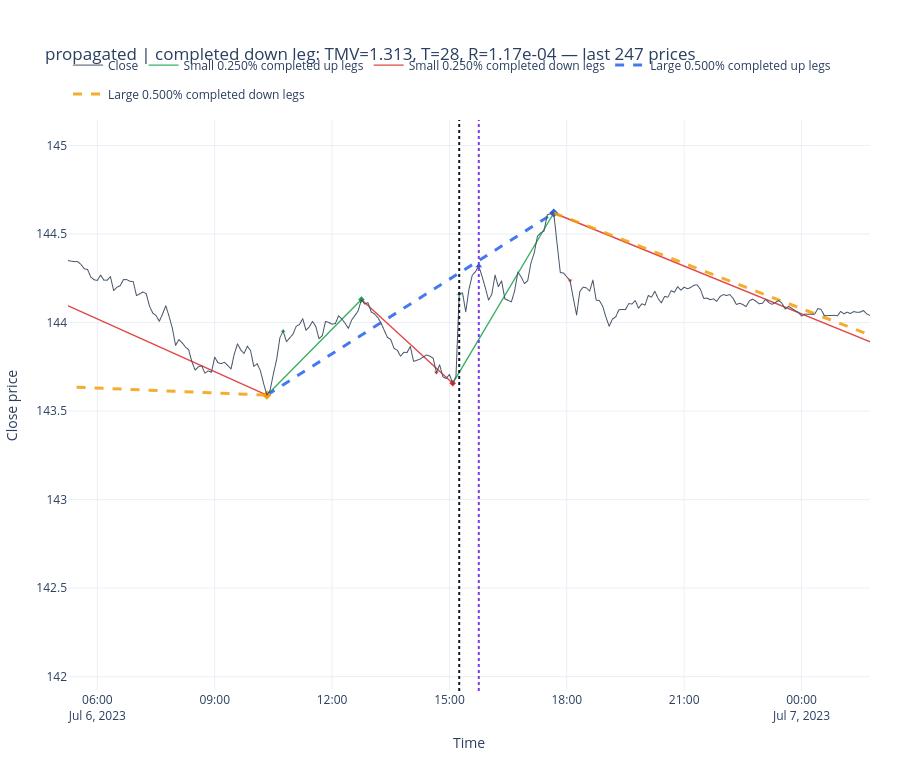
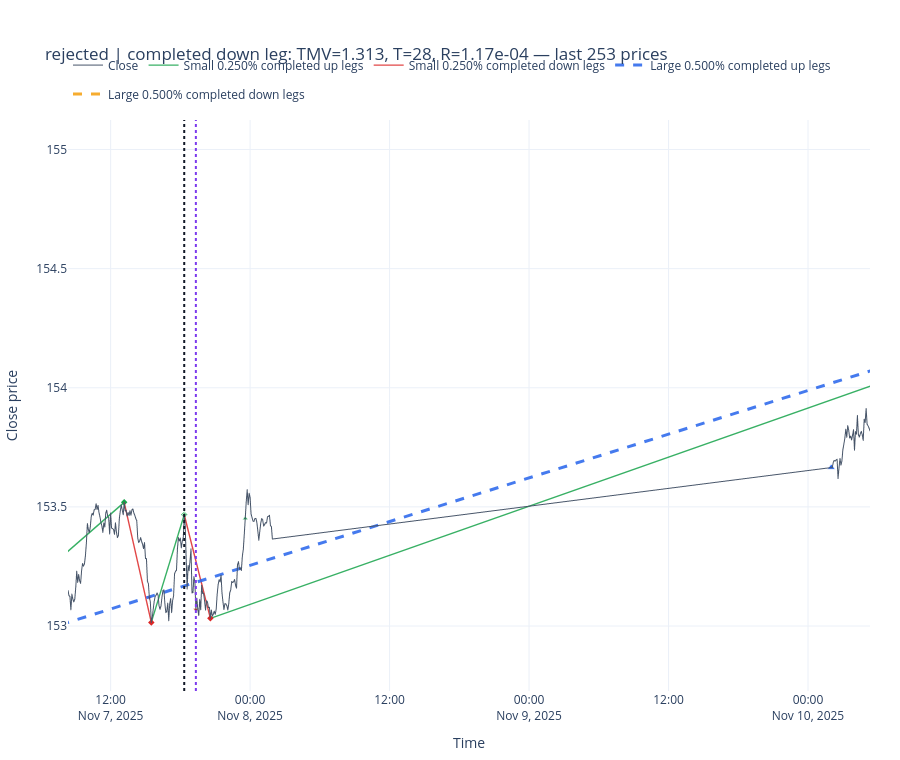

These figures' notebook cell, in order:
### Markdown cell above
### Price casebook for the matched pair

The black dotted line is the initiating small DCC, when the completed-leg features become known. The purple dotted line is the later resolution. Read the price path from the black line without looking ahead to the purple line first.

### Code cell
CASEBOOK_BARS_BEFORE = 120
CASEBOOK_BARS_AFTER = 120
for attempt in matched_pair.itertuples(index=False):
    window_start_position = max(0, int(attempt.start_position) - CASEBOOK_BARS_BEFORE)
    window_end_position = min(len(prices), int(attempt.resolution_position) + CASEBOOK_BARS_AFTER + 1)
    case_prices = prices.iloc[window_start_position:window_end_position]
    case_fig = plot_two_threshold_directional_change(
        prices=case_prices,
        small_events=small_events,
        large_events=large_events,
        small_theta=SMALL_THETA,
        large_theta=LARGE_THETA,
        n_prices=len(case_prices),
        title=(
            f"{attempt.future_outcome} | completed {attempt.completed_leg_direction} leg: "
            f"TMV={attempt.tmv:.3f}, T={attempt.t:.0f}, R={attempt.r:.2e}"
        ),
    )
    case_fig.add_vline(x=attempt.start_time, line={"color": "#111827", "dash": "dot", "width": 2})
    case_fig.add_vline(
        x=attempt.resolution_time,
        line={"color": "#7c3aed", "dash": "dot", "width": 2},
    )
    case_fig.show()

### Figure 1 — Plotly figure (JSON) as saved in the notebook; plotly's stock layout.template omitted (floating-point values rounded to 4 significant figures; data arrays with more than 128 entries replaced by an {"elided": "..."} marker saying what was removed)
{"data": [{"hovertemplate": "time=%{x}<br>close=%{y:.5f}<extra></extra>", "line": {"color": "#475569", "width": 1.0}, "mode": "lines", "name": "Close", "type": "scattergl", "x": {"elided": "247 str values"}, "y": {"elided": "247 float values"}}, {"hoverinfo": "skip", "legendgroup": "small_up", "line": {"color": "#16a34a", "dash": "solid", "width": 1.4}, "mode": "lines", "name": "Small 0.250% completed up legs", "opacity": 0.85, "type": "scatter", "x": ["2023-07-06T10:20:00+02:00", "2023-07-06T12:45:00+02:00", null, "2023-07-06T15:05:00+02:00", "2023-07-06T17:40:00+02:00", null], "y": [143.6, 144.1, null, 143.7, 144.6, null]}, {"customdata": [["S105", 1.504, 29, 0.0001297, "2023-07-06T14:40:00+02:00"], ["S107", 2.679, 31, 0.000216, "2023-07-06T18:05:00+02:00"]], "hovertemplate": "Small up ending EXT<br>time=%{x}<br>price=%{y:.5f}<br>event=%{customdata[0]}<br>TMV=%{customdata[1]:.4f}<br>T=%{customdata[2]} bars<br>R=%{customdata[3]:.3e}<br>known at=%{customdata[4]}<extra></extra>", "legendgroup": "small_up", "marker": {"color": "#16a34a", "size": 5, "symbol": "diamond"}, "mode": "markers", "name": "Small up ending EXT", "showlegend": false, "type": "scatter", "x": ["2023-07-06T12:45:00.000000", "2023-07-06T17:40:00.000000"], "y": [144.1, 144.6]}, {"customdata": [["S105", 1.504, 29, 0.0001297, "2023-07-06T12:45:00+02:00"], ["S107", 2.679, 31, 0.000216, "2023-07-06T17:40:00+02:00"]], "hovertemplate": "Small down DCC<br>time=%{x}<br>price=%{y:.5f}<br>completed event=%{customdata[0]}<br>TMV=%{customdata[1]:.4f}<br>T=%{customdata[2]} bars<br>R=%{customdata[3]:.3e}<br>confirmed EXT time=%{customdata[4]}<extra></extra>", "legendgroup": "small_down", "marker": {"color": "#dc2626", "line": {"color": "white", "width": 0.75}, "size": 5, "symbol": "triangle-down"}, "mode": "markers", "name": "Small down DCC", "showlegend": false, "type": "scatter", "x": ["2023-07-06T14:40:00.000000", "2023-07-06T18:05:00.000000"], "y": [143.7, 144.2]}, {"hoverinfo": "skip", "legendgroup": "small_down", "line": {"color": "#dc2626", "dash": "solid", "width": 1.4}, "mode": "lines", "name": "Small 0.250% completed down legs", "opacity": 0.85, "type": "scatter", "x": ["2023-07-05T23:15:00+02:00", "2023-07-06T10:20:00+02:00", null, "2023-07-06T12:45:00+02:00", "2023-07-06T15:05:00+02:00", null, "2023-07-06T17:40:00+02:00", "2023-07-07T12:10:00+02:00", null], "y": [144.7, 143.6, null, 144.1, 143.7, null, 144.6, 143.0, null]}, {"customdata": [["S104", 3.044, 133, 5.721e-05, "2023-07-06T10:45:00+02:00"], ["S106", 1.313, 28, 0.0001172, "2023-07-06T15:15:00+02:00"]], "hovertemplate": "Small down ending EXT<br>time=%{x}<br>price=%{y:.5f}<br>event=%{customdata[0]}<br>TMV=%{customdata[1]:.4f}<br>T=%{customdata[2]} bars<br>R=%{customdata[3]:.3e}<br>known at=%{customdata[4]}<extra></extra>", "legendgroup": "small_down", "marker": {"color": "#dc2626", "size": 5, "symbol": "diamond"}, "mode": "markers", "name": "Small down ending EXT", "showlegend": false, "type": "scatter", "x": ["2023-07-06T10:20:00.000000", "2023-07-06T15:05:00.000000"], "y": [143.6, 143.7]}, {"customdata": [["S104", 3.044, 133, 5.721e-05, "2023-07-06T10:20:00+02:00"], ["S106", 1.313, 28, 0.0001172, "2023-07-06T15:05:00+02:00"]], "hovertemplate": "Small up DCC<br>time=%{x}<br>price=%{y:.5f}<br>completed event=%{customdata[0]}<br>TMV=%{customdata[1]:.4f}<br>T=%{customdata[2]} bars<br>R=%{customdata[3]:.3e}<br>confirmed EXT time=%{customdata[4]}<extra></extra>", "legendgroup": "small_up", "marker": {"color": "#16a34a", "line": {"color": "white", "width": 0.75}, "size": 5, "symbol": "triangle-up"}, "mode": "markers", "name": "Small up DCC", "showlegend": false, "type": "scatter", "x": ["2023-07-06T10:45:00.000000", "2023-07-06T15:15:00.000000"], "y": [144.0, 144.2]}, {"hoverinfo": "skip", "legendgroup": "large_up", "line": {"color": "#2563eb", "dash": "dash", "width": 3.0}, "mode": "lines", "name": "Large 0.500% completed up legs", "opacity": 0.85, "type": "scatter", "x": ["2023-07-06T10:20:00+02:00", "2023-07-06T17:40:00+02:00", null], "y": [143.6, 144.6, null]}, {"customdata": [["L25", 1.433, 88, 8.143e-05, "2023-07-07T03:00:00+02:00"]], "hovertemplate": "Large up ending EXT<br>time=%{x}<br>price=%{y:.5f}<br>event=%{customdata[0]}<br>TMV=%{customdata[1]:.4f}<br>T=%{customdata[2]} bars<br>R=%{customdata[3]:.3e}<br>known at=%{customdata[4]}<extra></extra>", "legendgroup": "large_up", "marker": {"color": "#2563eb", "size": 7, "symbol": "diamond"}, "mode": "markers", "name": "Large up ending EXT", "showlegend": false, "type": "scatter", "x": ["2023-07-06T17:40:00.000000"], "y": [144.6]}, {"hoverinfo": "skip", "legendgroup": "large_down", "line": {"color": "#f59e0b", "dash": "dash", "width": 3.0}, "mode": "lines", "name": "Large 0.500% completed down legs", "opacity": 0.85, "type": "scatter", "x": ["2023-06-30T04:40:00+02:00", "2023-07-06T10:20:00+02:00", null, "2023-07-06T17:40:00+02:00", "2023-07-07T23:25:00+02:00", null], "y": [145.0, 143.6, null, 144.6, 142.1, null]}, {"customdata": [["L24", 1.922, 1003, 9.579e-06, "2023-07-06T15:45:00+02:00"]], "hovertemplate": "Large down ending EXT<br>time=%{x}<br>price=%{y:.5f}<br>event=%{customdata[0]}<br>TMV=%{customdata[1]:.4f}<br>T=%{customdata[2]} bars<br>R=%{customdata[3]:.3e}<br>known at=%{customdata[4]}<extra></extra>", "legendgroup": "large_down", "marker": {"color": "#f59e0b", "size": 7, "symbol": "diamond"}, "mode": "markers", "name": "Large down ending EXT", "showlegend": false, "type": "scatter", "x": ["2023-07-06T10:20:00.000000"], "y": [143.6]}, {"customdata": [["L24", 1.922, 1003, 9.579e-06, "2023-07-06T10:20:00+02:00"]], "hovertemplate": "Large up DCC<br>time=%{x}<br>price=%{y:.5f}<br>completed event=%{customdata[0]}<br>TMV=%{customdata[1]:.4f}<br>T=%{customdata[2]} bars<br>R=%{customdata[3]:.3e}<br>confirmed EXT time=%{customdata[4]}<extra></extra>", "legendgroup": "large_up", "marker": {"color": "#2563eb", "line": {"color": "white", "width": 0.75}, "size": 7, "symbol": "triangle-up"}, "mode": "markers", "name": "Large up DCC", "showlegend": false, "type": "scatter", "x": ["2023-07-06T15:45:00.000000"], "y": [144.3]}], "layout": {"height": 760, "hovermode": "closest", "legend": {"orientation": "h", "x": 0.0, "xanchor": "left", "y": 1.02, "yanchor": "bottom"}, "margin": {"b": 60, "l": 60, "r": 30, "t": 120}, "shapes": [{"line": {"color": "#111827", "dash": "dot", "width": 2}, "type": "line", "x0": "2023-07-06T15:15:00+02:00", "x1": "2023-07-06T15:15:00+02:00", "xref": "x", "y0": 0, "y1": 1, "yref": "y domain"}, {"line": {"color": "#7c3aed", "dash": "dot", "width": 2}, "type": "line", "x0": "2023-07-06T15:45:00+02:00", "x1": "2023-07-06T15:45:00+02:00", "xref": "x", "y0": 0, "y1": 1, "yref": "y domain"}], "title": {"text": "propagated | completed down leg: TMV=1.313, T=28, R=1.17e-04 — last 247 prices"}, "xaxis": {"range": ["2023-07-06T05:15:00+02:00", "2023-07-07T01:45:00+02:00"], "showspikes": true, "spikemode": "across", "title": {"text": "Time"}}, "yaxis": {"fixedrange": false, "showspikes": true, "title": {"text": "Close price"}}}}

### Figure 2 — Plotly figure (JSON) as saved in the notebook; plotly's stock layout.template omitted (floating-point values rounded to 4 significant figures; data arrays with more than 128 entries replaced by an {"elided": "..."} marker saying what was removed)
{"data": [{"hovertemplate": "time=%{x}<br>close=%{y:.5f}<extra></extra>", "line": {"color": "#475569", "width": 1.0}, "mode": "lines", "name": "Close", "type": "scattergl", "x": {"elided": "253 str values"}, "y": {"elided": "253 float values"}}, {"hoverinfo": "skip", "legendgroup": "small_up", "line": {"color": "#16a34a", "dash": "solid", "width": 1.4}, "mode": "lines", "name": "Small 0.250% completed up legs", "opacity": 0.85, "type": "scatter", "x": ["2025-11-06T21:20:00+02:00", "2025-11-07T13:10:00+02:00", null, "2025-11-07T15:30:00+02:00", "2025-11-07T18:20:00+02:00", null, "2025-11-07T20:35:00+02:00", "2025-11-11T05:25:00+02:00", null], "y": [152.8, 153.5, null, 153.0, 153.5, null, 153.0, 154.4, null]}, {"customdata": [["S2091", 1.759, 190, 2.314e-05, "2025-11-07T15:20:00+02:00"], ["S2093", 1.182, 34, 8.688e-05, "2025-11-07T19:20:00+02:00"]], "hovertemplate": "Small up ending EXT<br>time=%{x}<br>price=%{y:.5f}<br>event=%{customdata[0]}<br>TMV=%{customdata[1]:.4f}<br>T=%{customdata[2]} bars<br>R=%{customdata[3]:.3e}<br>known at=%{customdata[4]}<extra></extra>", "legendgroup": "small_up", "marker": {"color": "#16a34a", "size": 5, "symbol": "diamond"}, "mode": "markers", "name": "Small up ending EXT", "showlegend": false, "type": "scatter", "x": ["2025-11-07T13:10:00.000000", "2025-11-07T18:20:00.000000"], "y": [153.5, 153.5]}, {"customdata": [["S2091", 1.759, 190, 2.314e-05, "2025-11-07T13:10:00+02:00"], ["S2093", 1.182, 34, 8.688e-05, "2025-11-07T18:20:00+02:00"]], "hovertemplate": "Small down DCC<br>time=%{x}<br>price=%{y:.5f}<br>completed event=%{customdata[0]}<br>TMV=%{customdata[1]:.4f}<br>T=%{customdata[2]} bars<br>R=%{customdata[3]:.3e}<br>confirmed EXT time=%{customdata[4]}<extra></extra>", "legendgroup": "small_down", "marker": {"color": "#dc2626", "line": {"color": "white", "width": 0.75}, "size": 5, "symbol": "triangle-down"}, "mode": "markers", "name": "Small down DCC", "showlegend": false, "type": "scatter", "x": ["2025-11-07T15:20:00.000000", "2025-11-07T19:20:00.000000"], "y": [153.1, 153.1]}, {"hoverinfo": "skip", "legendgroup": "small_down", "line": {"color": "#dc2626", "dash": "solid", "width": 1.4}, "mode": "lines", "name": "Small 0.250% completed down legs", "opacity": 0.85, "type": "scatter", "x": ["2025-11-07T13:10:00+02:00", "2025-11-07T15:30:00+02:00", null, "2025-11-07T18:20:00+02:00", "2025-11-07T20:35:00+02:00", null], "y": [153.5, 153.0, null, 153.5, 153.0, null]}, {"customdata": [["S2092", 1.313, 28, 0.0001172, "2025-11-07T18:20:00+02:00"], ["S2094", 1.134, 27, 0.000105, "2025-11-07T23:35:00+02:00"]], "hovertemplate": "Small down ending EXT<br>time=%{x}<br>price=%{y:.5f}<br>event=%{customdata[0]}<br>TMV=%{customdata[1]:.4f}<br>T=%{customdata[2]} bars<br>R=%{customdata[3]:.3e}<br>known at=%{customdata[4]}<extra></extra>", "legendgroup": "small_down", "marker": {"color": "#dc2626", "size": 5, "symbol": "diamond"}, "mode": "markers", "name": "Small down ending EXT", "showlegend": false, "type": "scatter", "x": ["2025-11-07T15:30:00.000000", "2025-11-07T20:35:00.000000"], "y": [153.0, 153.0]}, {"customdata": [["S2092", 1.313, 28, 0.0001172, "2025-11-07T15:30:00+02:00"], ["S2094", 1.134, 27, 0.000105, "2025-11-07T20:35:00+02:00"]], "hovertemplate": "Small up DCC<br>time=%{x}<br>price=%{y:.5f}<br>completed event=%{customdata[0]}<br>TMV=%{customdata[1]:.4f}<br>T=%{customdata[2]} bars<br>R=%{customdata[3]:.3e}<br>confirmed EXT time=%{customdata[4]}<extra></extra>", "legendgroup": "small_up", "marker": {"color": "#16a34a", "line": {"color": "white", "width": 0.75}, "size": 5, "symbol": "triangle-up"}, "mode": "markers", "name": "Small up DCC", "showlegend": false, "type": "scatter", "x": ["2025-11-07T18:20:00.000000", "2025-11-07T23:35:00.000000"], "y": [153.5, 153.5]}, {"hoverinfo": "skip", "legendgroup": "large_up", "line": {"color": "#2563eb", "dash": "dash", "width": 3.0}, "mode": "lines", "name": "Large 0.500% completed up legs", "opacity": 0.85, "type": "scatter", "x": ["2025-11-06T21:20:00+02:00", "2025-11-12T18:25:00+02:00", null], "y": [152.8, 155.0, null]}, {"hoverinfo": "skip", "legendgroup": "large_down", "line": {"color": "#f59e0b", "dash": "dash", "width": 3.0}, "mode": "lines", "name": "Large 0.500% completed down legs", "opacity": 0.85, "type": "scatter", "x": ["2025-11-05T20:00:00+02:00", "2025-11-06T21:20:00+02:00", null], "y": [154.3, 152.8, null]}, {"customdata": [["L662", 1.895, 304, 3.117e-05, "2025-11-06T21:20:00+02:00"]], "hovertemplate": "Large up DCC<br>time=%{x}<br>price=%{y:.5f}<br>completed event=%{customdata[0]}<br>TMV=%{customdata[1]:.4f}<br>T=%{customdata[2]} bars<br>R=%{customdata[3]:.3e}<br>confirmed EXT time=%{customdata[4]}<extra></extra>", "legendgroup": "large_up", "marker": {"color": "#2563eb", "line": {"color": "white", "width": 0.75}, "size": 7, "symbol": "triangle-up"}, "mode": "markers", "name": "Large up DCC", "showlegend": false, "type": "scatter", "x": ["2025-11-10T02:00:00.000000"], "y": [153.7]}], "layout": {"height": 760, "hovermode": "closest", "legend": {"orientation": "h", "x": 0.0, "xanchor": "left", "y": 1.02, "yanchor": "bottom"}, "margin": {"b": 60, "l": 60, "r": 30, "t": 120}, "shapes": [{"line": {"color": "#111827", "dash": "dot", "width": 2}, "type": "line", "x0": "2025-11-07T18:20:00+02:00", "x1": "2025-11-07T18:20:00+02:00", "xref": "x", "y0": 0, "y1": 1, "yref": "y domain"}, {"line": {"color": "#7c3aed", "dash": "dot", "width": 2}, "type": "line", "x0": "2025-11-07T19:20:00+02:00", "x1": "2025-11-07T19:20:00+02:00", "xref": "x", "y0": 0, "y1": 1, "yref": "y domain"}], "title": {"text": "rejected | completed down leg: TMV=1.313, T=28, R=1.17e-04 — last 253 prices"}, "xaxis": {"range": ["2025-11-07T08:20:00+02:00", "2025-11-10T05:20:00+02:00"], "showspikes": true, "spikemode": "across", "title": {"text": "Time"}}, "yaxis": {"fixedrange": false, "showspikes": true, "title": {"text": "Close price"}}}}
